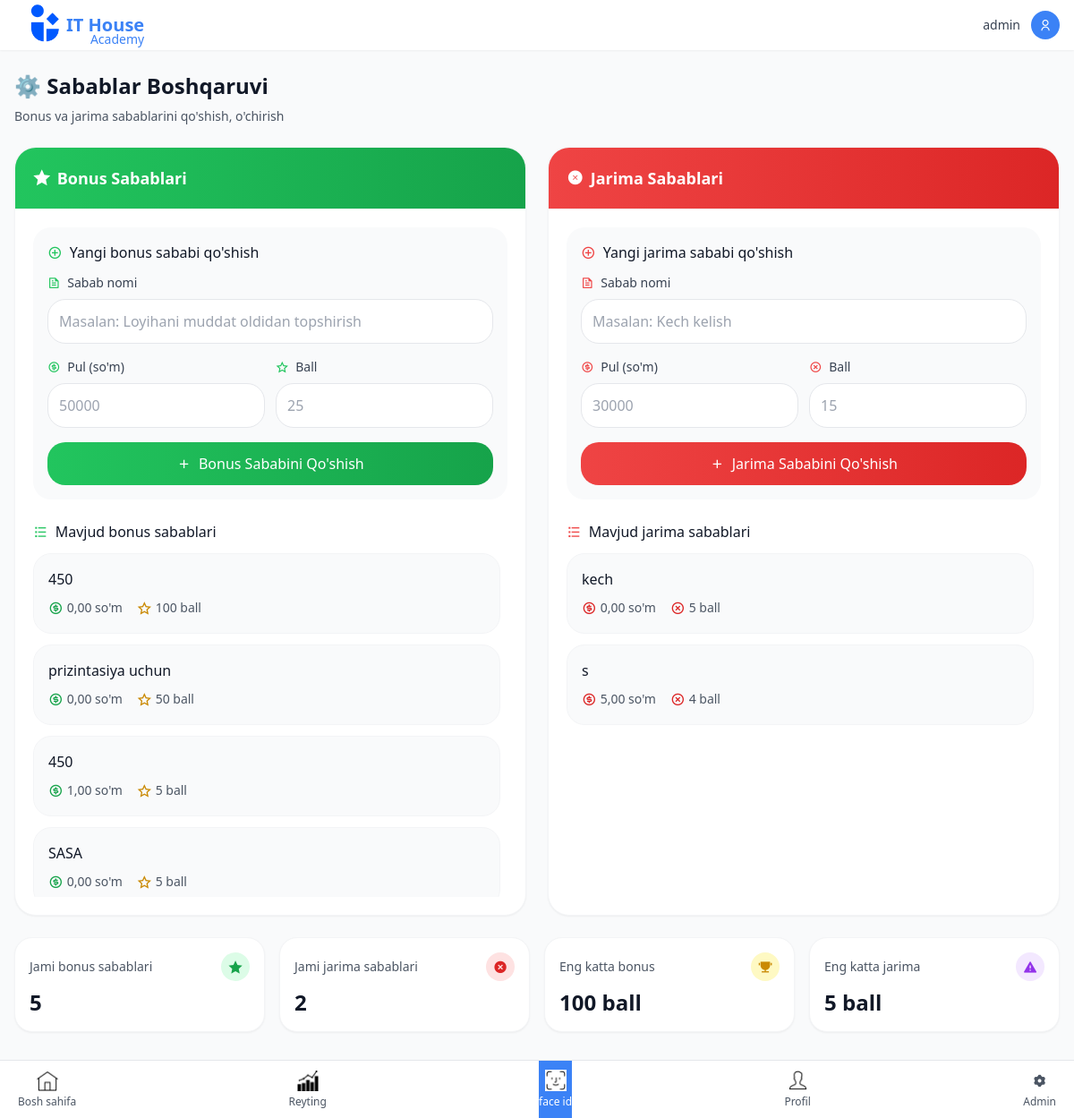
/sabablar-boshqaruvi/ (signed in), run on an earlier commit of the app's database.
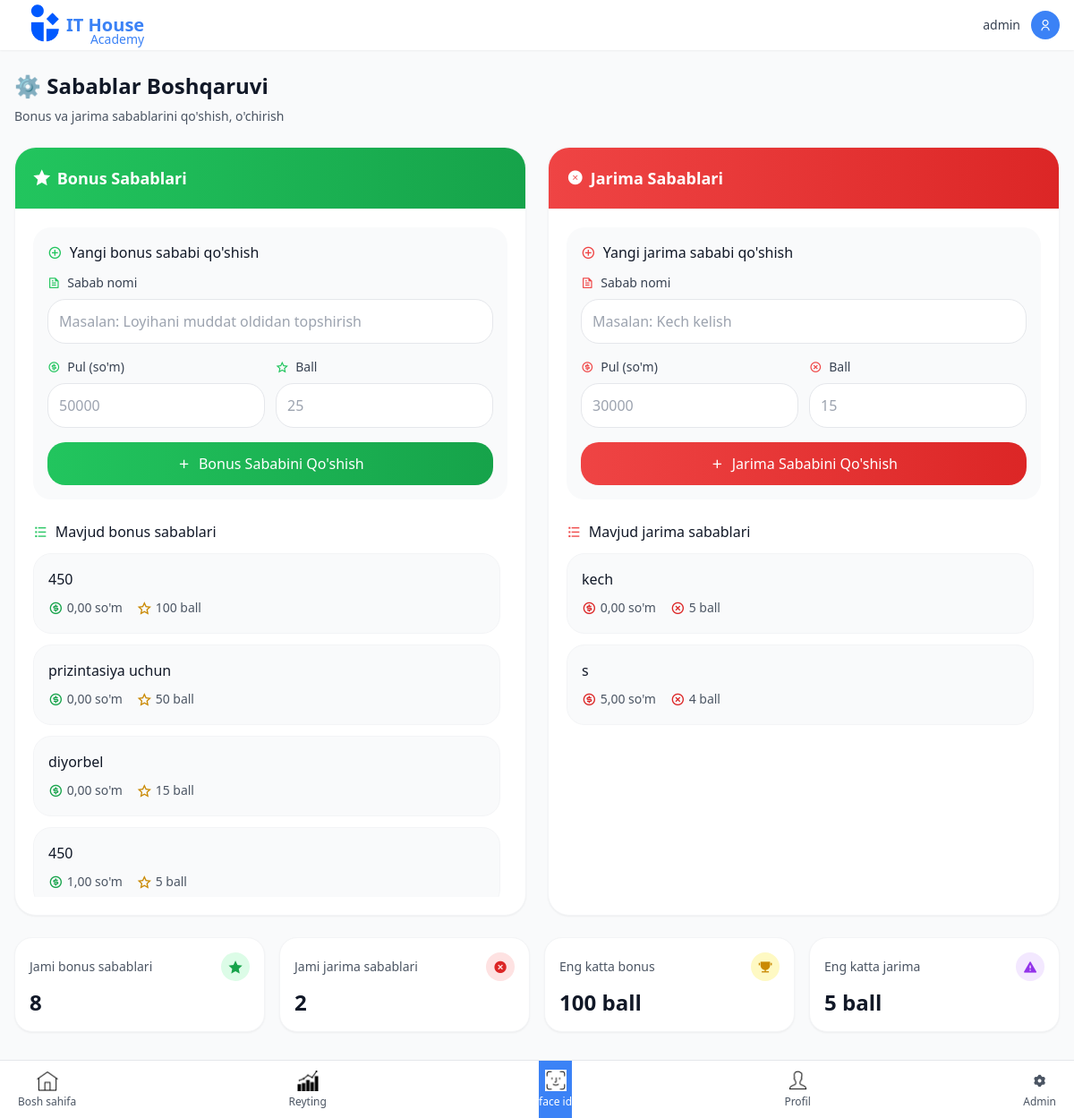
And on a later commit of the database.
### main/models.py (models this page shows, shortened)
class BonusSabab(models.Model):
    nom = models.CharField(max_length=200)
    pul_miqdori = models.DecimalField(max_digits=10, decimal_places=2, default=0)
    ball_miqdori = models.IntegerField(default=0)
    active = models.BooleanField(default=True)
    created_at = models.DateTimeField(auto_now_add=True)
    class Meta:
        verbose_name = "Bonus sababi"
        verbose_name_plural = "Bonus sabablari"

class JarimaSabab(models.Model):
    nom = models.CharField(max_length=200)
    pul_miqdori = models.DecimalField(max_digits=10, decimal_places=2, default=0)
    ball_miqdori = models.IntegerField(default=0)
    active = models.BooleanField(default=True)
    created_at = models.DateTimeField(auto_now_add=True)
    class Meta:
        verbose_name = "Jarima sababi"
        verbose_name_plural = "Jarima sabablari"

### main/views.py (the view, shortened to what this page needs)
# urls.py: path('sabablar-boshqaruvi/', views.sabablar_boshqaruvi, name='sabablar_boshqaruvi'),
@staff_member_required
def sabablar_boshqaruvi(request):
    bonus_sabablar = BonusSabab.objects.all().order_by('-ball_miqdori')
    jarima_sabablar = JarimaSabab.objects.all().order_by('-ball_miqdori')
    context = {
        'bonus_sabablar': bonus_sabablar,
        'jarima_sabablar': jarima_sabablar,
    }
    return render(request, 'main/sabablar_boshqaruvi.html', context)

### main/templates/main/sabablar_boshqaruvi.html (shortened to what the changed rows need)
{% extends 'base.html' %}
{% block content %}
<div class="mb-6">
    <h2 class="text-2xl font-bold text-gray-900 mb-2">⚙️ Sabablar Boshqaruvi</h2>
</div>
<div class="grid grid-cols-1 lg:grid-cols-2 gap-6">
    <div class="bg-white rounded-2xl shadow-sm border border-gray-100 overflow-hidden">
        <div class="p-5">
            <div class="space-y-3 max-h-96 overflow-y-auto pr-2">
                {% for sabab in bonus_sabablar %}
                <div class="bg-gray-50 rounded-xl p-4 border border-gray-100 hover:border-green-200 transition-colors group">
                    <div class="flex items-start justify-between">
                        <div class="flex-1">
                            <h5 class="font-medium text-gray-900 mb-2">{{ sabab.nom }}</h5>
                            <div class="flex items-center gap-4">
                                <div class="flex items-center gap-1">
                                    <i class="ri-money-dollar-circle-line text-green-600"></i>
                                    <span class="text-sm text-gray-600">{{ sabab.pul_miqdori }} so'm</span>
                                </div>
                                <div class="flex items-center gap-1">
                                    <i class="ri-star-line text-yellow-600"></i>
                                    <span class="text-sm text-gray-600">{{ sabab.ball_miqdori }} ball</span>
                                </div>
                            </div>
                        </div>
                    </div>
                </div>
                {% endfor %}
            </div>
        </div>
    </div>
    <div class="bg-white rounded-2xl shadow-sm border border-gray-100 overflow-hidden">
        <div class="p-5">
            <div class="space-y-3 max-h-96 overflow-y-auto pr-2">
                {% for sabab in jarima_sabablar %}
                <div class="bg-gray-50 rounded-xl p-4 border border-gray-100 hover:border-red-200 transition-colors group">
                    <div class="flex items-start justify-between">
                        <div class="flex-1">
                            <h5 class="font-medium text-gray-900 mb-2">{{ sabab.nom }}</h5>
                            <div class="flex items-center gap-4">
                                <div class="flex items-center gap-1">
                                    <i class="ri-money-dollar-circle-line text-red-600"></i>
                                    <span class="text-sm text-gray-600">{{ sabab.pul_miqdori }} so'm</span>
                                </div>
                                <div class="flex items-center gap-1">
                                    <i class="ri-close-circle-line text-red-600"></i>
                                    <span class="text-sm text-gray-600">{{ sabab.ball_miqdori }} ball</span>
                                </div>
                            </div>
                        </div>
                    </div>
                </div>
                {% endfor %}
            </div>
        </div>
    </div>
</div>
<div class="grid grid-cols-2 sm:grid-cols-4 gap-4 mt-6">
    <div class="bg-white rounded-xl p-4 shadow-sm border border-gray-100">
        <div class="flex items-center justify-between mb-2">
            <span class="text-sm text-gray-600">Jami bonus sabablari</span>
            <div class="w-8 h-8 bg-green-100 rounded-full flex items-center justify-center">
            </div>
        </div>
        <div class="text-2xl font-bold text-gray-900">{{ bonus_sabablar|length }}</div>
    </div>
    <div class="bg-white rounded-xl p-4 shadow-sm border border-gray-100">
        <div class="flex items-center justify-between mb-2">
            <span class="text-sm text-gray-600">Eng katta bonus</span>
            <div class="w-8 h-8 bg-yellow-100 rounded-full flex items-center justify-center">
            </div>
        </div>
        <div class="text-2xl font-bold text-gray-900">
            {% with max_bonus=bonus_sabablar|dictsortreversed:"ball_miqdori"|first %}
                {% if max_bonus %}{{ max_bonus.ball_miqdori }} ball{% else %}0{% endif %}
            {% endwith %}
        </div>
    </div>
    <div class="bg-white rounded-xl p-4 shadow-sm border border-gray-100">
        <div class="flex items-center justify-between mb-2">
            <span class="text-sm text-gray-600">Eng katta jarima</span>
            <div class="w-8 h-8 bg-purple-100 rounded-full flex items-center justify-center">
            </div>
        </div>
        <div class="text-2xl font-bold text-gray-900">
            {% with max_jarima=jarima_sabablar|dictsortreversed:"ball_miqdori"|first %}
                {% if max_jarima %}{{ max_jarima.ball_miqdori }} ball{% else %}0{% endif %}
            {% endwith %}
        </div>
    </div>
</div>
{% endblock %}

What changed in the data, as far as the page shows it:
no longer on this page (row unchanged): BonusSabab: nom "SASA", pul_miqdori "0,00", ball_miqdori "5"
added BonusSabab: nom "diyorbel", pul_miqdori "0,00", ball_miqdori "15"
Also different on the page:
{{ bonus_sabablar|length }}: "5" → "8"
